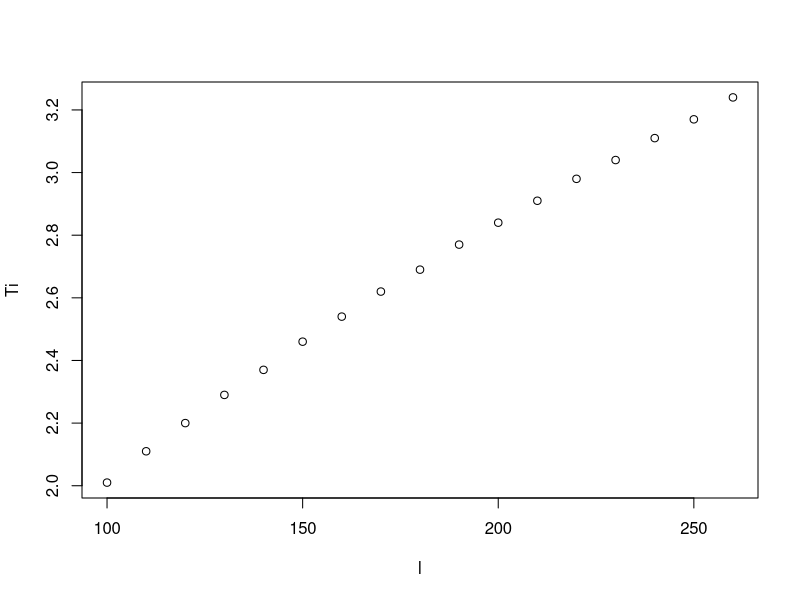

The R source for this figure:
# Experimento del pendulo
# Formula = T = 2PI SQR( l / g)
l = c(100,	110,	120,	130,	140,	150	,160	,170,	180,	190,	200,	210,	220,	230,	240,	250,	260)
Ti = c(2.01,	2.11	,2.20,	2.29,	2.37,	2.46,	2.54,	2.62,	2.69,	2.77,	2.84	,2.91	,2.98	,3.04,	3.11,	3.17,	3.24)
# calculamos el logaritmo
logT=log(Ti)
logl=log(l/100) #calculo su logaritmo y lo paso a metros
# calculo su recta de regresion
l1=lm(logT~logl) #El logaritmo del periodo frente al tiempo
# lo dibujo
plot(l,Ti)
